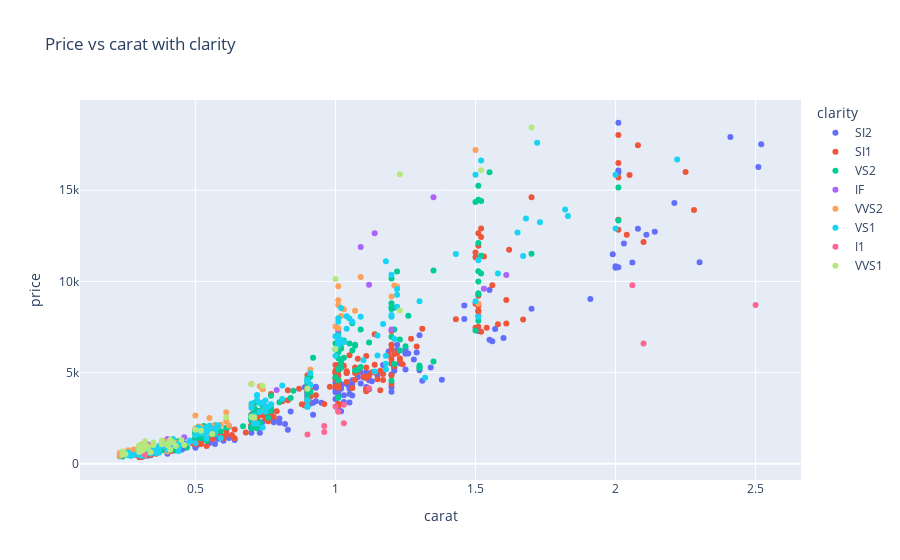

The cell this chart's notebook holds for it:
### Code cell
scatter_diamods_by(diamonds, 'clarity')

### Figure 1 — Plotly figure (JSON) as saved in the notebook; plotly's stock layout.template omitted (floating-point values rounded to 4 significant figures; data arrays with more than 128 entries replaced by an {"elided": "..."} marker saying what was removed)
{"data": [{"hovertemplate": "clarity=SI2<br>carat=%{x}<br>price=%{y}<extra></extra>", "legendgroup": "SI2", "marker": {"color": "#636efa", "symbol": "circle"}, "mode": "markers", "name": "SI2", "orientation": "v", "showlegend": true, "type": "scatter", "x": {"elided": "169 float values"}, "xaxis": "x", "y": {"elided": "169 int values"}, "yaxis": "y"}, {"hovertemplate": "clarity=SI1<br>carat=%{x}<br>price=%{y}<extra></extra>", "legendgroup": "SI1", "marker": {"color": "#EF553B", "symbol": "circle"}, "mode": "markers", "name": "SI1", "orientation": "v", "showlegend": true, "type": "scatter", "x": {"elided": "255 float values"}, "xaxis": "x", "y": {"elided": "255 int values"}, "yaxis": "y"}, {"hovertemplate": "clarity=VS2<br>carat=%{x}<br>price=%{y}<extra></extra>", "legendgroup": "VS2", "marker": {"color": "#00cc96", "symbol": "circle"}, "mode": "markers", "name": "VS2", "orientation": "v", "showlegend": true, "type": "scatter", "x": {"elided": "223 float values"}, "xaxis": "x", "y": {"elided": "223 int values"}, "yaxis": "y"}, {"hovertemplate": "clarity=IF<br>carat=%{x}<br>price=%{y}<extra></extra>", "legendgroup": "IF", "marker": {"color": "#ab63fa", "symbol": "circle"}, "mode": "markers", "name": "IF", "orientation": "v", "showlegend": true, "type": "scatter", "x": [0.32, 0.3, 0.3, 0.32, 0.33, 0.28, 1.35, 0.31, 0.34, 0.55, 0.4, 0.79, 0.33, 0.4, 1.01, 0.46, 0.3, 0.31, 0.31, 1.09, 0.28, 0.42, 1.53, 0.27, 1.14, 1.2, 1.12, 0.32, 1.61, 0.31, 0.33], "xaxis": "x", "y": [918, 789, 956, 954, 1052, 650, 14616, 949, 974, 1905, 1333, 4046, 891, 1333, 7352, 1450, 873, 1046, 988, 11888, 586, 1216, 9596, 566, 12647, 7367, 9820, 918, 10350, 891, 694], "yaxis": "y"}, {"hovertemplate": "clarity=VVS2<br>carat=%{x}<br>price=%{y}<extra></extra>", "legendgroup": "VVS2", "marker": {"color": "#FFA15A", "symbol": "circle"}, "mode": "markers", "name": "VVS2", "orientation": "v", "showlegend": true, "type": "scatter", "x": [0.61, 0.36, 0.56, 0.5, 1.5, 0.4, 0.42, 0.61, 1.01, 0.42, 0.32, 0.3, 0.74, 0.41, 0.33, 0.23, 0.29, 0.71, 0.32, 0.24, 0.35, 0.25, 0.26, 0.55, 0.5, 0.31, 0.39, 0.31, 0.7, 0.59, 0.41, 0.32, 1, 0.28, 0.41, 0.34, 0.73, 1.09, 0.31, 0.33, 0.3, 0.3, 0.23, 0.56, 0.31, 1.01, 0.37, 0.23, 0.62, 0.3, 0.26, 0.7, 1.22, 0.52, 1.01, 1.02, 0.29, 0.33, 0.31, 0.33, 1.07, 0.4, 0.39, 0.41, 0.43, 0.3, 1.03, 0.52, 0.4, 0.42, 0.32, 0.51, 0.32, 1.2, 0.31, 1.01, 0.52, 0.31, 0.33, 1.21, 1.51, 0.91, 0.41, 0.33, 0.3, 0.26, 0.54], "xaxis": "x", "y": [2823, 858, 2066, 1935, 17203, 662, 1221, 2331, 9735, 1103, 730, 945, 4082, 894, 752, 505, 600, 2428, 567, 552, 1024, 500, 733, 2499, 2639, 625, 988, 907, 3205, 2131, 1295, 730, 7528, 777, 1192, 652, 4252, 10246, 710, 730, 776, 605, 431, 2081, 840, 8971, 948, 583, 2088, 684, 597, 4369, 9706, 1957, 8688, 8107, 664, 965, 815, 743, 8393, 1106, 1212, 811, 1129, 878, 8469, 1858, 945, 1216, 628, 2041, 645, 9169, 1034, 7430, 2012, 707, 868, 9779, 8770, 5167, 1007, 868, 878, 599, 1662], "yaxis": "y"}, {"hovertemplate": "clarity=VS1<br>carat=%{x}<br>price=%{y}<extra></extra>", "legendgroup": "VS1", "marker": {"color": "#19d3f3", "symbol": "circle"}, "mode": "markers", "name": "VS1", "orientation": "v", "showlegend": true, "type": "scatter", "x": {"elided": "170 float values"}, "xaxis": "x", "y": {"elided": "170 int values"}, "yaxis": "y"}, {"hovertemplate": "clarity=I1<br>carat=%{x}<br>price=%{y}<extra></extra>", "legendgroup": "I1", "marker": {"color": "#FF6692", "symbol": "circle"}, "mode": "markers", "name": "I1", "orientation": "v", "showlegend": true, "type": "scatter", "x": [2.5, 1.03, 0.9, 2.1, 0.96, 0.32, 0.96, 1.01, 1.12, 2.06, 1.03, 1], "xaxis": "x", "y": [8711, 2220, 1599, 6597, 1739, 490, 2068, 2844, 4139, 9789, 3230, 3136], "yaxis": "y"}, {"hovertemplate": "clarity=VVS1<br>carat=%{x}<br>price=%{y}<extra></extra>", "legendgroup": "VVS1", "marker": {"color": "#B6E880", "symbol": "circle"}, "mode": "markers", "name": "VVS1", "orientation": "v", "showlegend": true, "type": "scatter", "x": [1.7, 0.41, 0.31, 0.32, 0.3, 0.32, 0.24, 0.32, 0.43, 0.35, 0.4, 0.9, 0.61, 0.35, 0.32, 0.74, 1, 0.32, 0.5, 0.3, 0.71, 0.33, 0.31, 0.3, 0.52, 0.31, 1.23, 0.4, 0.25, 0.45, 0.31, 1.23, 0.32, 0.46, 1.52, 0.3, 0.3, 0.32, 0.38, 0.3, 0.56, 0.7, 0.41, 1, 0.24, 0.34, 0.41, 0.3, 0.42, 0.38, 0.7, 0.32], "xaxis": "x", "y": [18445, 1295, 816, 912, 862, 936, 678, 936, 968, 1028, 1017, 4114, 2544, 1167, 1235, 4274, 10134, 1061, 1865, 789, 2549, 893, 789, 1013, 1809, 816, 15878, 1080, 525, 1297, 725, 8405, 990, 1018, 16104, 862, 709, 886, 1267, 1013, 1622, 4362, 1143, 6296, 485, 626, 775, 636, 1179, 1069, 2565, 827], "yaxis": "y"}], "layout": {"legend": {"title": {"text": "clarity"}, "tracegroupgap": 0}, "title": {"text": "Price vs carat with clarity"}, "xaxis": {"anchor": "y", "domain": [0, 1], "title": {"text": "carat"}}, "yaxis": {"anchor": "x", "domain": [0, 1], "title": {"text": "price"}}}}
